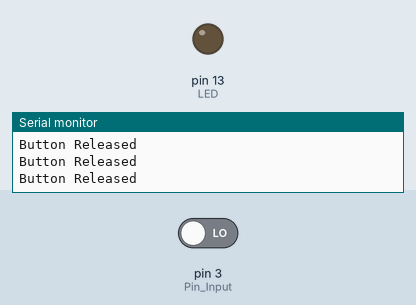
Recording of a sketch running on a simulated Arduino Uno, built with avr-gcc and run on an emulated ATmega328P. On the bench: output pins drawn as LEDs (lit = HIGH), the last lines printed to the serial monitor. The test bench sets the inputs (shaded band); at power-on: pin 3 (Pin_Input) LOW.

Above: at 1.2 s.
1.3 s: pin 3 (Pin_Input) driven HIGH
At 2.5 s:
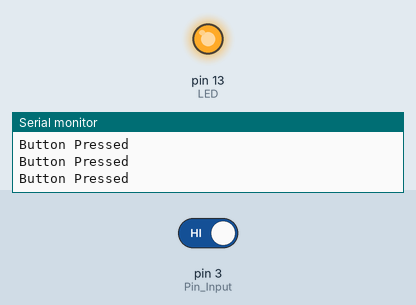
2.8 s: pin 3 (Pin_Input) driven LOW
At 4.0 s:
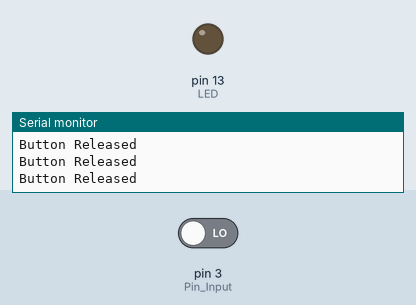
Timing chart, 0 to 5.8 s (numbered marks = the images above; inputs shaded):
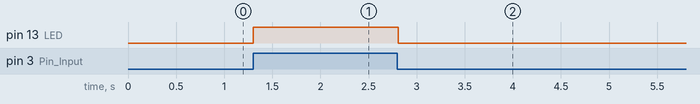

The sketch:

solutionB_external_pulldown.ino
```cpp
// Floating-pin lab, Solution B: external 10 kohm pull-down to GND, button between 5 V and D3. Pressed = HIGH (active-high).
const int Pin_Input = 3;
const int LED = 13;

void setup() {
  pinMode(Pin_Input, INPUT);          // plain INPUT: the external resistor defines the idle level (LOW)
  pinMode(LED, OUTPUT);
  Serial.begin(9600);
}

void loop() {
  if (digitalRead(Pin_Input) == HIGH) {  // button to 5 V closes: HIGH
    Serial.println("Button Pressed");
    digitalWrite(LED, HIGH);
  } else {
    Serial.println("Button Released");
    digitalWrite(LED, LOW);
  }
  delay(50);
}
```

Measured:
- after the input at 1.3 s, pin 13 (LED): LOW → HIGH at once
- after the input at 2.8 s, pin 13 (LED): HIGH → LOW at once
